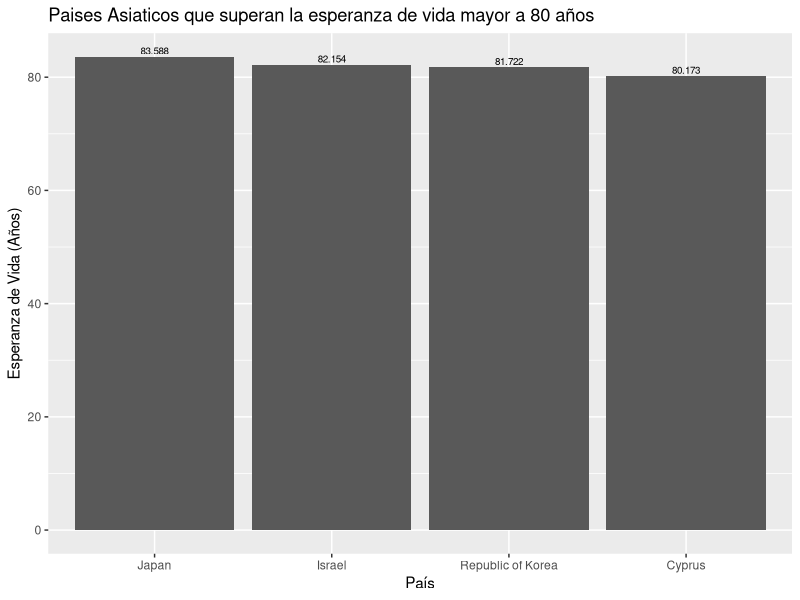
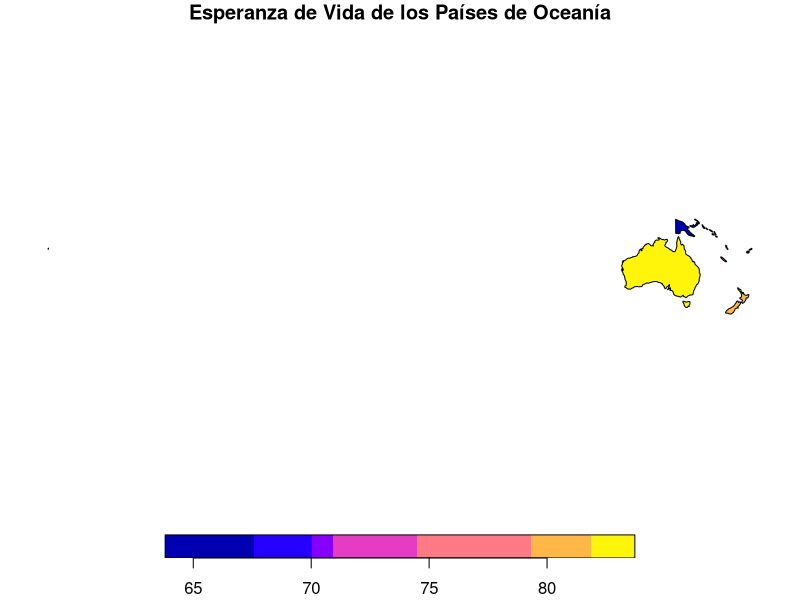
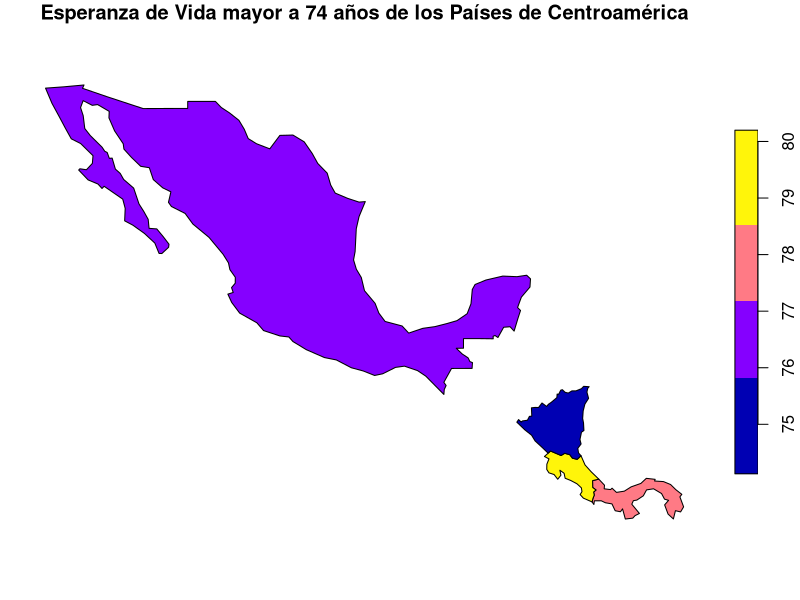
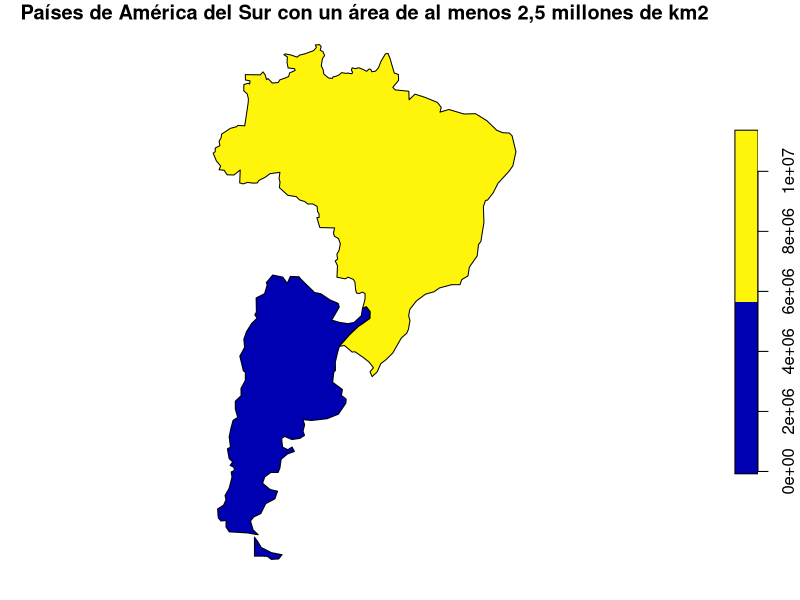
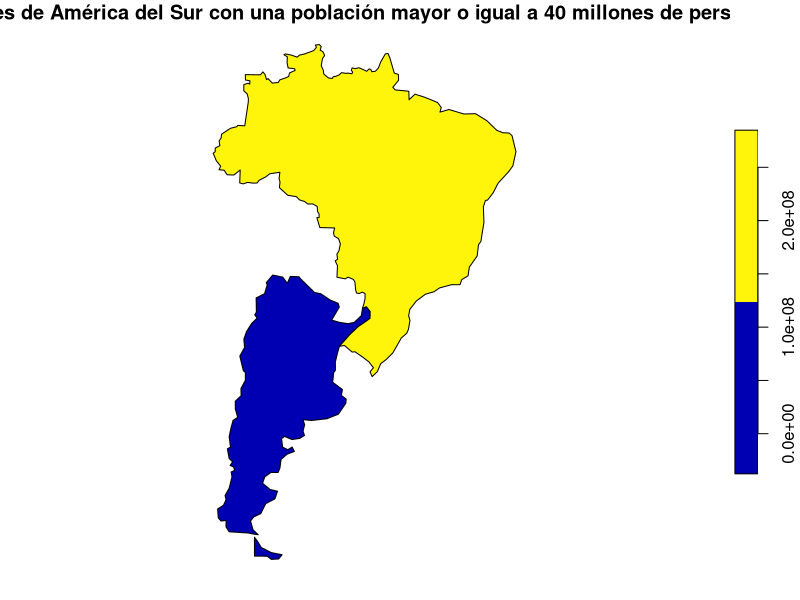

Here is the R script that generated these plots, in order:
## ---- chunk 1
knitr::opts_chunk$set(echo = TRUE)
## ---- chunk 2
# Paquete para generación de documentos (ej. HTML)
library(knitr)
# Paquete para formateo de tablas
library(kableExtra)
# Paquete de graficación
library(ggplot2)
# Paquete de manejo de datos geoespaciales vectoriales
library(sf)
# Paquete con conjuntos de datos geoespaciales
library(spData)
# Paquete para el manejo de datos
library(dplyr)
## ---- chunk 3
names(world)
## ---- chunk 4
kable(
  world[1:10, 1:5, drop = TRUE], 
  caption="Datos demográficos de los países del mundo"
)
## ---- chunk 5
kable(
  world[1:10, c("name_long","continent","pop","lifeExp","gdpPercap"), drop = TRUE], 
  col.names=c("País","Continente","Población","Esperanza de vida","Renta per cápita"),  
  caption="Datos demográficos de los países del mundo"
)
## ---- chunk 6
# Se extraen las observaciones ordenadas por orden alfabético de país
world.orden <- order(world$name_long)
# Se genera un nuevo data frame ordenado
world.ordenadoxpais <- world[world.orden,]
# Se formatea la tabla con el nuevo data frame
kable(
  world.ordenadoxpais[, c("name_long","continent","pop","lifeExp","gdpPercap"), drop = TRUE], 
  col.names=c("País","Continente","Población","Esperanza de vida","Renta per cápita"),  
  caption="Datos demográficos de los países del mundo"
) %>%
kable_styling() %>%
scroll_box(
  width = "800px", 
  height = "500px", 
  fixed_thead = TRUE
)
## ---- chunk 7
# Se extraen las observaciones correspondientes a los países de Centroamérica
centro_america = world[world$name_long == "Belize" |
                       world$name_long == "Guatemala" |
                       world$name_long == "Honduras" |
                       world$name_long == "El Salvador" |
                       world$name_long == "Nicaragua" |
                       world$name_long == "Costa Rica" |
                       world$name_long == "Panama"
                       , ]
# Se formatea la tabla con el nuevo data frame
kable(
  centro_america[, c("name_long","continent","pop","lifeExp","gdpPercap"), drop = TRUE], 
  col.names=c("País","Continente","Población","Esperanza de vida","Renta per cápita"),  
  caption="Datos demográficos de los países de Centroamérica"
) %>%
kable_styling()
## ---- chunk 8
# Se extraen las observaciones correspondientes a los países de Asia
Paises_Asia = world[world$continent == "Asia" & world$lifeExp >= 80, ]
Paises_Asia2 = na.omit(Paises_Asia)
ggplot(Paises_Asia2, aes(x=reorder(name_long, -lifeExp), y=lifeExp)) +
  ggtitle("Paises Asiaticos que superan la esperanza de vida mayor a 80 años") +
  xlab("País") + 
  ylab("Esperanza de Vida (Años)") +  
  geom_col() +
  geom_text(aes(label=(format(round(lifeExp,3)))), vjust=-0.3, size=2.5, )
## ---- chunk 9
# Países del continente Oceanía
oceania_paises = world[world$continent == "Oceania", ]

# Mapa de esperanza de vida de Oceanía
plot(
  oceania_paises["lifeExp"], 
  main="Esperanza de Vida de los Países de Oceanía"
)
## ---- chunk 10
# Filtro para crear data frame con países de Centroamérica con esperanza de vida mayor a 74 años
paises_ca = world[world$subregion == "Central America" & world$lifeExp >= 74, ]

plot(
  paises_ca["lifeExp"] , 
  main="Esperanza de Vida mayor a 74 años de los Países de Centroamérica"
)
## ---- chunk 11
paises_sa <- world[world$subregion == "South America",] %>% 
  filter(pop >= 40000000, area_km2 >= 2500000)
plot(
  paises_sa["area_km2"] , 
  main="Países de América del Sur con un área de al menos 2,5 millones de km2"
)
plot(
  paises_sa["pop"] , 
  main="Países de América del Sur con una población mayor o igual a 40 millones de personas"
)
